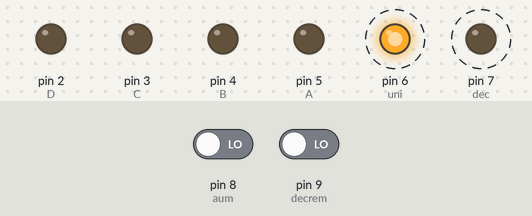
The sketch below on a simulated Arduino Uno, built with avr-gcc and run on an emulated ATmega328P. Shown: output pins drawn as LEDs (lit = HIGH). Dashed ring = blinking. Inputs (shaded band) come from the test bench; at power-on: pin 8 (aum) LOW, pin 9 (decrem) LOW.

Above: at 1.2 s.
1.3 s: pin 8 (aum) driven HIGH
At 2.59 s:
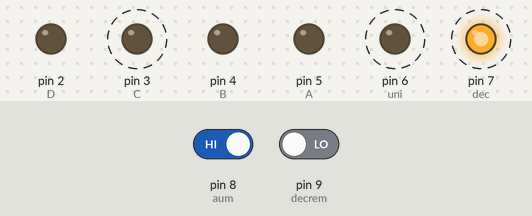
4.3 s: pin 8 (aum) driven LOW
7.3 s: pin 8 (aum) driven HIGH
At 7.7 s:
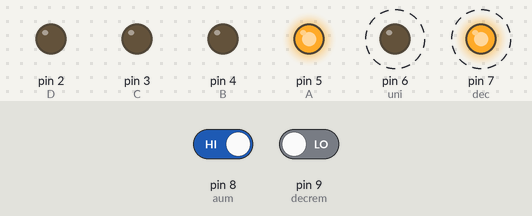
10.3 s: pin 9 (decrem) driven HIGH
At 10.9 s:
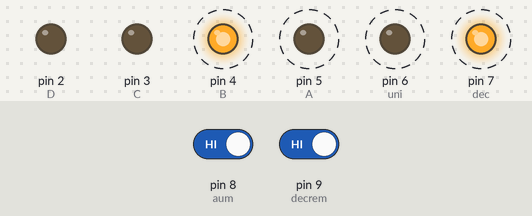
13.3 s: pin 9 (decrem) driven LOW
At 15.86 s:
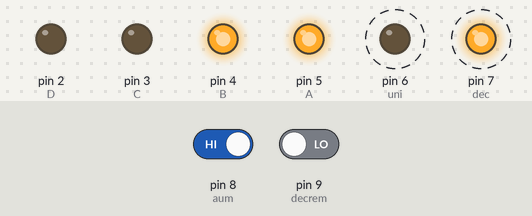
Timing chart, 0 to 20.3 s (numbered marks = the images above; inputs shaded):
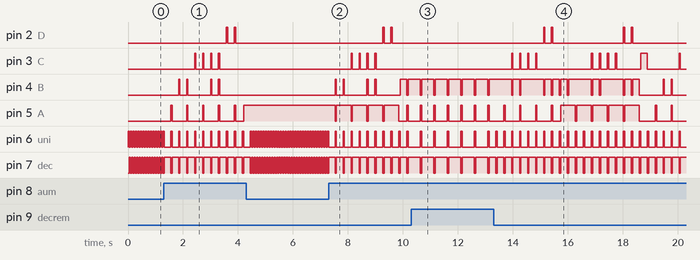

Measured:
- after the input at 1.3 s, pin 2 (D): alternates HIGH for 0.05 s and LOW for 0.24 s, starting after 2.3 s; pin 3 (C): alternates HIGH for 0.05 s and LOW for 0.24 s, 8 changes in all, then stays LOW, starting after 1.1 s
- after the input at 4.3 s, pin 2 (D), pin 3 (C), pin 4 (B): stops changing and stays LOW; pin 5 (A): stops changing and stays HIGH; pin 6 (uni): alternates HIGH for 0.05 s and LOW for 0.04 s, starting after 0.24 s; pin 7 (dec): alternates HIGH for 0.04 s and LOW for 0.05 s, starting after 0.24 s
- after the input at 7.3 s, pin 2 (D): alternates HIGH for 0.05 s and LOW for 0.24 s, 4 changes in all, then stays LOW, starting after 2.0 s; pin 3 (C): alternates HIGH for 0.05 s and LOW for 0.24 s, 8 changes in all, then stays LOW, starting after 0.81 s
- after the input at 10.3 s, pin 2 (D), pin 3 (C): stops changing and stays LOW; pin 6 (uni): alternates HIGH for 0.05 s and LOW for 0.44 s, starting after 0.34 s; pin 7 (dec): alternates HIGH for 0.44 s and LOW for 0.05 s, starting after 0.34 s
- after the input at 13.3 s, pin 6 (uni): alternates HIGH for 0.05 s and LOW for 0.24 s, starting after 0.08 s; pin 7 (dec): alternates HIGH for 0.24 s and LOW for 0.05 s, starting after 0.08 s
- by itself, pin 6 (uni): alternates HIGH for 0.05 s and LOW for 0.04 s
- by itself, pin 7 (dec): alternates HIGH for 0.04 s and LOW for 0.05 s

The sketch:

Deber_4_Fernandez_Sergio.ino
```cpp
/*
 *               UNIVERSIDAD TECNICA DEL NORTE
 *           FICA-CIERCOM-SISTEMAS MICROPROCESADOS
 * Nombre: Fernandez Sergio Rolando
 * Fecha: 06/11/2016
 *
 * Realizar un programa que medienta un pulsador se aumente el valor de un contador (1 al 40)
 * y mediante otro pulsador se reste ese valor.
 */

int A=5; //pin 5 como salida para el display
int B=4; //pin 4 como salida para el display
int C=3; //pin 3 como salida para el display
int D=2; //pin 2 como salida para el display
int uni=6; //pin 6 como salida para activacion del display unidades
int dec=7; //pin 7 como salida para activacion del display decenas
int unidades; //variable de almacenamiento de unidades
int decenas; //variable de almacenamiento de decenas
int aum=8; //pulsador de aumento
int decrem=9;// pulsador de decremento
int i=0; //Variable de incremento y decremento
void setup(){
 pinMode(A,OUTPUT); //configuracion del pin 5 como salida.
 pinMode(B,OUTPUT); //configuracion del pin 4 como salida.
 pinMode(C,OUTPUT); //configuracion del pin 3 como salida.
 pinMode(D,OUTPUT); //configuracion del pin 2 como salida.
 pinMode(uni,OUTPUT); //configuracion del pin 6 como salida para activacion del display de unidades
 pinMode(dec,OUTPUT); //configuracion del pin 7 como salida para activacion del display de decenas
 pinMode(aum,INPUT); //configuracion del pin 8 como entrada.
 pinMode(decrem,INPUT); // configuracion del pin 9 como entrada.
}

void loop(){
  if(digitalRead(aum)==HIGH){  //condicion de funcionamiento del pin de aumento.
    delay(200); //  delay antirebotes
    if(i<40){  //establecemos un limite de conteo que llegue al 40
     i++;      //la variable de incremento.
     decenas= i/10; //valor que va a tomar el display de las decenas.
     unidades= i-(decenas*10); //valor que va a tomar el display de las unidades.
  }
   else{
    i=0; // se resetea la variable de incremento
    unidades=0; //se resetea la variable de almacenamiento de las unidades.
    decenas=0;  //se resetea la variable de almacenamiento de las decenas.
    }}

   if(digitalRead(decrem)==HIGH){ // condicion de la variable de decremento.
    delay(200);
    i--;       //la variable de que va decreciendo.
    decenas= i/10; //valor que va a tomar el display de las decenas.
    unidades= i-(decenas*10); //valor que va a tomar el display de las unidades.
   }

 digitalWrite(uni,HIGH); //activacion del pin de unidades.
 digitalWrite(dec,LOW); //desactivacion del pin de decenas.
 displ(unidades);       //llamamos al metodo.
 delay(50);

 digitalWrite(uni,LOW);   //desactivacion del pin de unidades.
 digitalWrite(dec,HIGH); //activacion del pin de decenas.
 displ(decenas);         //llamamos al metodo.
 delay(40);
 }

void displ (int j){    //Método del número en el display
switch(j){
  //0
  case 0:
digitalWrite(A,LOW);
digitalWrite(B,LOW);
digitalWrite(C,LOW);
digitalWrite(D,LOW);
break;
//1
 case 1:
digitalWrite(A,HIGH);
digitalWrite(B,LOW);
digitalWrite(C,LOW);
digitalWrite(D,LOW);
break;
//2
case 2:
digitalWrite(A,LOW);
digitalWrite(B,HIGH);
digitalWrite(C,LOW);
digitalWrite(D,LOW);
break;
//3
case 3:
digitalWrite(A,HIGH);
digitalWrite(B,HIGH);
digitalWrite(C,LOW);
digitalWrite(D,LOW);
break;
//4
case 4:
digitalWrite(A,LOW);
digitalWrite(B,LOW);
digitalWrite(C,HIGH);
digitalWrite(D,LOW);
break;
//5
case 5:
digitalWrite(A,HIGH);
digitalWrite(B,LOW);
digitalWrite(C,HIGH);
digitalWrite(D,LOW);
break;
//6
case 6:
digitalWrite(A,LOW);
digitalWrite(B,HIGH);
digitalWrite(C,HIGH);
digitalWrite(D,LOW);
break;
//7
case 7:
digitalWrite(A,HIGH);
digitalWrite(B,HIGH);
digitalWrite(C,HIGH);
digitalWrite(D,LOW);
break;
//8
case 8:
digitalWrite(A,LOW);
digitalWrite(B,LOW);
digitalWrite(C,LOW);
digitalWrite(D,HIGH);
break;
//9
case 9:
digitalWrite(A,HIGH);
digitalWrite(B,LOW);
digitalWrite(C,LOW);
digitalWrite(D,HIGH);
break;
}
}
```
